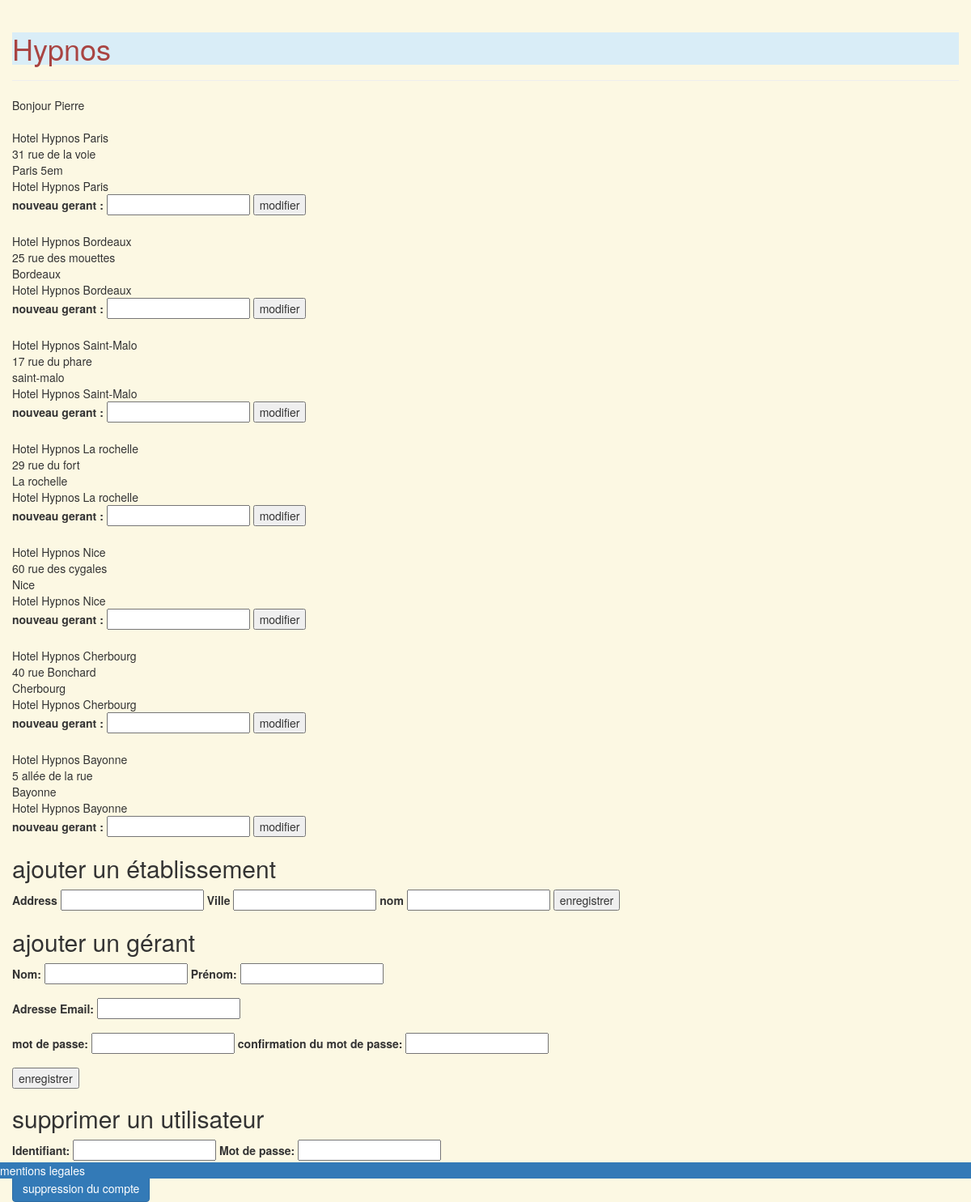
/Front/pageAdmin.php (signed in), run on the app's committed database.
### tables this page shows
CREATE TABLE IF NOT EXISTS Establishment(
  ID INTEGER NOT NULL AUTO_INCREMENT,
  Address VARCHAR(250) NOT NULL,
  City VARCHAR(250) NOT NULL,
  Name VARCHAR(250) NOT NULL,
  Manager INTEGER NOT NULL,
  FOREIGN KEY(Manager) REFERENCES User(ID),
  PRIMARY KEY(ID)
);

### Back/DisplayEstablishment.php (the view, shortened to what this page needs)
<?php
include_once 'ConnectToDatabase.php';
$sql = 'SELECT* FROM Establishment';
$result = mysqli_query($conn, $sql);
$establishments = mysqli_fetch_all($result, MYSQLI_ASSOC);
foreach($establishments as $establishment){
    echo $establishment['Name'].'</br>';
    echo $establishment['Address'].'</br>';
    echo $establishment['City'].'</br>';
    echo $establishment['Name'].'</br>';
    require "formModifyEstablishment.php";
   }

### Back/formModifyEstablishment.php (shortened to what this page needs)
<form method="POST" action="../back/scriptModifyEstablishment.php"enctype="multipart/form-data">
    <label>nouveau gerant :</label>
    <input name="Manager" type="number">
    <button type="submit">modifier</button>
</form>

### data on the page
establishment: Name "Hotel Hypnos Paris", Address "31 rue de la voie", City "Paris 5em"
establishment: Name "Hotel Hypnos Bordeaux", Address "25 rue des mouettes", City "Bordeaux"
establishment: Name "Hotel Hypnos Saint-Malo", Address "17 rue du phare", City "saint-malo"
establishment: Name "Hotel Hypnos La rochelle", Address "29 rue du fort", City "La rochelle"
establishment: Name "Hotel Hypnos Nice", Address "60 rue des cygales", City "Nice"
establishment: Name "Hotel Hypnos Cherbourg", Address "40 rue Bonchard", City "Cherbourg"
establishment: Name "Hotel Hypnos Bayonne", Address "5 allée de la rue", City "Bayonne"

### other printed values
$firstname "Pierre"
